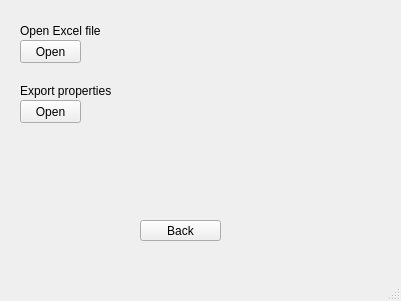
<?xml version="1.0" encoding="UTF-8"?>
<ui version="4.0">
 <class>PropertiesWindow</class>
 <widget class="QMainWindow" name="PropertiesWindow">
  <property name="geometry">
   <rect>
    <x>0</x>
    <y>0</y>
    <width>401</width>
    <height>301</height>
   </rect>
  </property>
  <property name="windowTitle">
   <string>MainWindow</string>
  </property>
  <widget class="QWidget" name="centralwidget">
   <widget class="QLabel" name="label">
    <property name="geometry">
     <rect>
      <x>20</x>
      <y>20</y>
      <width>81</width>
      <height>21</height>
     </rect>
    </property>
    <property name="text">
     <string>Open Excel file</string>
    </property>
   </widget>
   <widget class="QPushButton" name="pushButton">
    <property name="geometry">
     <rect>
      <x>20</x>
      <y>40</y>
      <width>61</width>
      <height>23</height>
     </rect>
    </property>
    <property name="text">
     <string>Open</string>
    </property>
   </widget>
   <widget class="QPushButton" name="back_button">
    <property name="geometry">
     <rect>
      <x>140</x>
      <y>220</y>
      <width>81</width>
      <height>21</height>
     </rect>
    </property>
    <property name="text">
     <string>Back</string>
    </property>
   </widget>
   <widget class="QLabel" name="label_2">
    <property name="geometry">
     <rect>
      <x>20</x>
      <y>80</y>
      <width>101</width>
      <height>21</height>
     </rect>
    </property>
    <property name="text">
     <string>Export properties</string>
    </property>
   </widget>
   <widget class="QPushButton" name="pushButton_2">
    <property name="geometry">
     <rect>
      <x>20</x>
      <y>100</y>
      <width>61</width>
      <height>23</height>
     </rect>
    </property>
    <property name="text">
     <string>Open</string>
    </property>
   </widget>
  </widget>
  <widget class="QMenuBar" name="menubar">
   <property name="geometry">
    <rect>
     <x>0</x>
     <y>0</y>
     <width>401</width>
     <height>21</height>
    </rect>
   </property>
  </widget>
  <widget class="QStatusBar" name="statusbar"/>
 </widget>
 <resources/>
 <connections/>
</ui>
